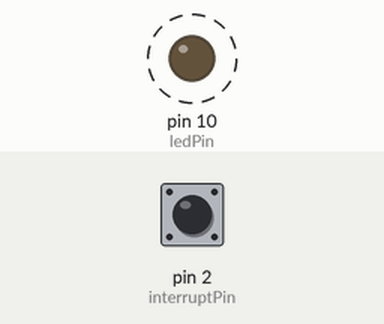
This sketch was run on a simulated Arduino Uno, built with avr-gcc and run on an emulated ATmega328P. On the bench: output pins drawn as LEDs (lit = HIGH). Dashed ring = blinking. Inputs (shaded band) come from the test bench; at power-on: pin 2 (interruptPin) HIGH. What the sketch prints to the serial monitor is not drawn.

Above: at 1.2 s.
1.3 s: pin 2 (interruptPin) pulled LOW for 0.15 s
Timing chart, 0 to 10.3 s (numbered marks = the images above; inputs shaded):
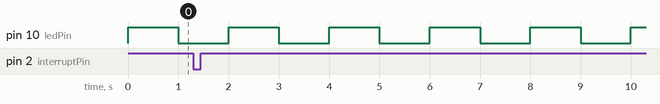

The sketch:

fg.ino
```cpp
int ledPin = 10;
const byte interruptPin = 2;
volatile byte state = LOW;
int buttonState = 0;
int contador = 0 ;
void setup() {
  Serial.begin(9600);
  pinMode(10, OUTPUT);
  pinMode(interruptPin, INPUT_PULLUP);
  attachInterrupt(digitalPinToInterrupt(interruptPin), count, FALLING);
}

void loop() {
  digitalWrite(10, HIGH);
  delay(1000);
  digitalWrite(10, LOW);
  delay(1000);
}

void count() {
  contador = contador + 1;
  Serial.println(contador);
}
```

Measured:
- by itself, pin 10 (ledPin): alternates HIGH for 1.0 s and LOW for 1.0 s
